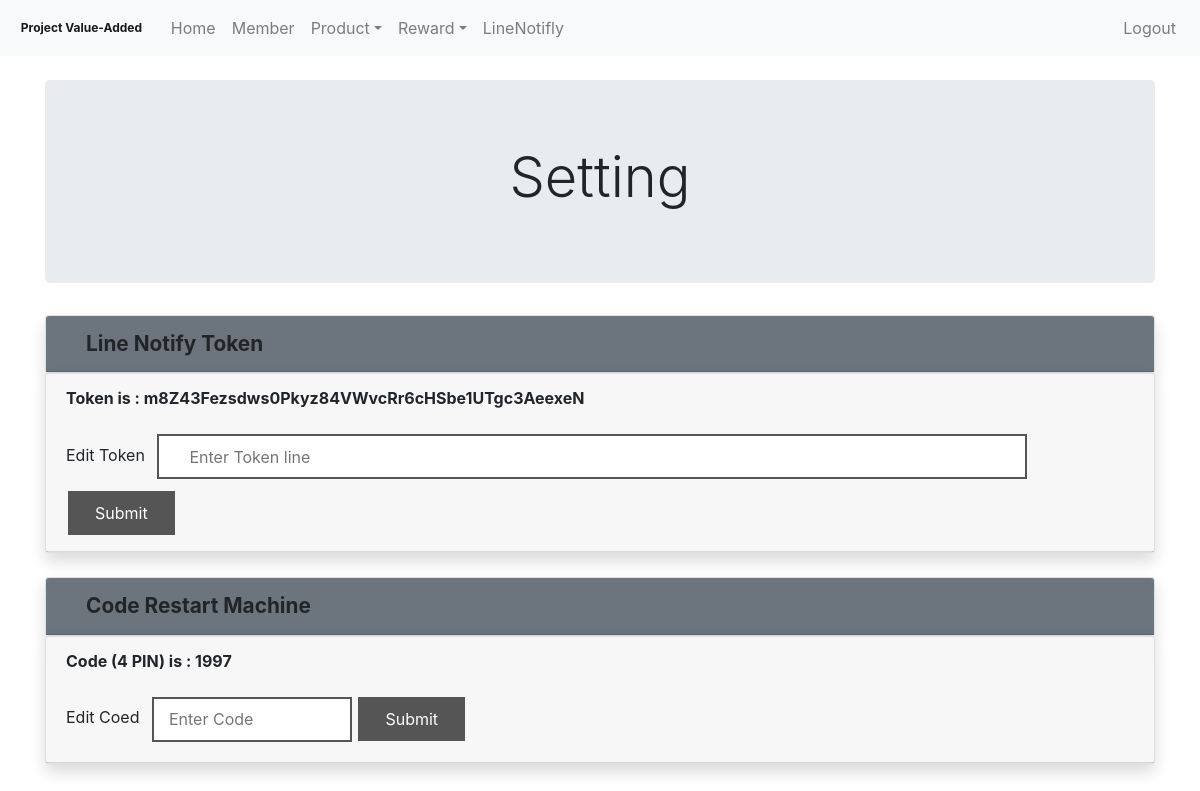
Page /Admin/setting.php on the committed database.
### tables this page shows
CREATE TABLE `component` (
  `token_line` varchar(255) NOT NULL,
  `code` varchar(4) NOT NULL
);

### Admin/setting.php (called while the page is built, shortened)
<?php
include "./src/component/header.php";
include "./src/component/nev.php";
include "./src/views/setting_modal.php";
include "./src/component/footage.php";
?>

### Admin/src/models/setting_fetch.php (called while the page is built, shortened)
<?php
require "./../Mysql/Connect.php";
$q_fetch_token = "SELECT * FROM `component` WHERE 1";
$result_fetch_token = mysqli_query($dbcon, $q_fetch_token);
$component = mysqli_fetch_object($result_fetch_token);

### Admin/src/views/setting_modal.php (the view)
<?php
require './src/models/setting_fetch.php';
?>
<div class="container pt-4">
    <div class="row">
        <div class="col-12 text-center">
            <div class="jumbotron">
                <h1 class="display-4">Setting</h1>
            </div>
        </div>
    </div>
    <div class="row">
        <div class="col-12">
            <div class="card shadow rounded">
                <div class="card-header bg-secondary">
                    <strong class="t">Line Notify Token</strong>
                </div>
            </div>
        </div>
        <div class="col-12 ">
            <div class="card shadow rounded">
                <div class="card-header">
                    <span>
                        <p class="font-weight-bold"> Token is : <?php echo $component->token_line;  ?></p>
                        <label> Edit Token </label>
                        <input type="text" class="input-line-token token_line ml-2" name="token_line" placeholder="Enter Token line" aria-label="Token line" />
                        <button class="button button-token token_line_btn">Submit</button>
                    </span>
                </div>
            </div>
        </div>
        <div class="col-12 mt-4">
            <div class="card shadow rounded">
                <div class="card-header bg-secondary">
                    <strong class="t">Code Restart Machine</strong>
                </div>
            </div>
        </div>
        <div class="col-12 mb-5">
            <div class="card shadow rounded">
                <div class="card-header">
                    <span>
                        <p class="font-weight-bold"> Code (4 PIN) is : <?php echo $component->code;  ?></p>
                        <label> Edit Coed </label>
                        <input type="text" class="input-code code ml-2" name="code" placeholder="Enter Code" aria-label="code" maxlength="4"/>
                        <button class="button button-token code_btn">Submit</button>
                    </span>
                </div>
            </div>
        </div>
    </div>
</div>

### Admin/src/css/admin.css (style rules this page uses)
input, button, p { vertical-align: middle; }
strong.t { font-size: 130%; margin-left: 20px; }
.button-token { background-color: #555555; border: none; color: white; padding: 10px 27px; text-align: center; text-decoration: none; display: inline-block; font-size: 16px; margin: 4px 2px; cursor: pointer; }
.input-line-token { width: 870px; height: 45px; border: 2px solid #555555; margin: 8px 0; padding: 12px 30px; }
.input-code { width: 200px; height: 45px; border: 2px solid #555555; margin: 8px 0; padding: 5px 15px; }

### rows in the picture
component: token_line "m8Z43Fezsdws0Pkyz84VWvcRr6cHSbe1UTgc3AeexeN", code "1997"
